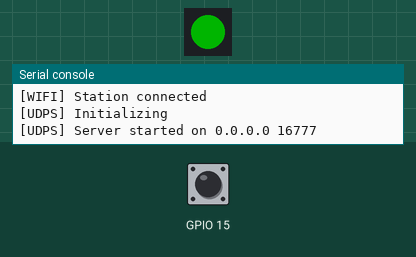
Bench run of a program on a simulated ESP32 board running MicroPython. Shown: 1 RGB LEDs in strip order, left to right, the last lines printed to the serial console. Inputs (shaded band) come from the test bench; at power-on: GPIO 15 HIGH. Dim RGB values are drawn brighter than linear; the board's own WiFi access point starts at once.

Above: at 1.2 s.
1.3 s: GPIO 15 pulled LOW for 0.15 s
At 1.6 s:
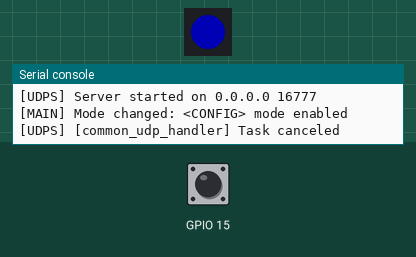
2.9 s: GPIO 15 pulled LOW for 1 s
At 3.9 s:
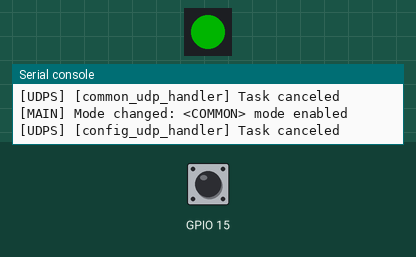
5.4 s: GPIO 15 pulled LOW for 3.2 s
At 5.9 s:
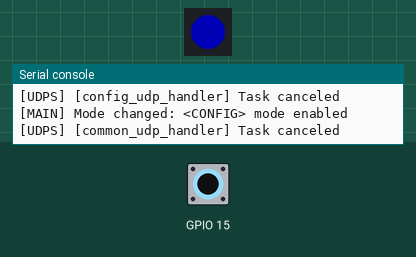
Timing chart, 0 to 8.4 s (numbered marks = the images above; inputs shaded):
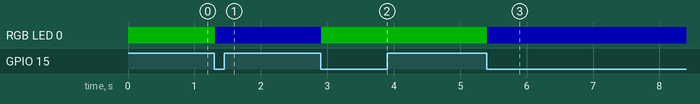

The program:

main.py
```python
from modules import controls, logger, packet, config, leds, udp

from machine import UART

import uasyncio as asyncio

import time

LOGGER_CATEGORY = 'MAIN'
main_log = logger.logger( LOGGER_CATEGORY )

LOGGER_CATEGORY = 'COMR'
comr_log = logger.logger( LOGGER_CATEGORY )

LOGGER_CATEGORY = 'COMT'
comt_log = logger.logger( LOGGER_CATEGORY )

LOGGER_CATEGORY = 'UDPR'
udpr_log = logger.logger( LOGGER_CATEGORY )

LOGGER_CATEGORY = 'UDPT'
udpt_log = logger.logger( LOGGER_CATEGORY )

#################################################################
# Reading converter configuration, setting global constants

configuration = config.readConfig()

HANDLING_INTERVAL = configuration['common']['handling_interval']

UART_PORT_NUMBER = configuration['uart']['port_number']
UART_BAUD_RATE   = configuration['uart']['baud_rate']
UART_RX_PIN      = configuration['uart']['rx_gpio']
UART_TX_PIN      = configuration['uart']['tx_gpio']
UART_BITS        = configuration['uart']['bits']
UART_STOP        = configuration['uart']['stop']

MODE_COMMON_COLOR = ( 0, 64, 0 )
MODE_CONFIG_COLOR = ( 0, 0, 64 )

MODE_LED_PIN = 14
MODE_KEY_PIN = 15

#################################################################
# Operable mode

class Mode:

    COMMON_MODE = 0
    CONFIG_MODE = 1

    def __init__( self ):

        self.value = self.COMMON_MODE

    def invert( self ):

        self.value = self.value ^ 1

#################################################################
# Main thread handler function

async def main():

    # UART data packer
    packer = packet.packer( configuration )

    # Setting up UDP server
    server = udp.server( configuration )

    # Setting up UART interface
    uart = UART( UART_PORT_NUMBER, baudrate=UART_BAUD_RATE, tx=UART_TX_PIN, rx=UART_RX_PIN )

    # Setting up mode settings, starts default UDP handler
    task = asyncio.create_task( server.common_udp_handler() )
    leds.pixel.lightPixel( MODE_LED_PIN, MODE_COMMON_COLOR )
    mode_button = controls.button( MODE_KEY_PIN )
    mode = Mode()

    while True:

        udp_data = server.get()

        if udp_data != None:

            # udpr_log.write_hex( udp_data )

            uart.write( udp_data )

            # comt_log.write_hex( udp_data )

        if uart.any():

            uart_data = uart.read()

            # comr_log.write_hex( uart_data )

            packer.put( uart_data )

            while packer.ready():

                data = packer.get()

                # udpt_log.write_hex( data )

                server.put( data )

        if mode_button.clicked():

            mode.invert()

            if mode.value == Mode.COMMON_MODE:

                main_log.write( 'Mode changed: <COMMON> mode enabled' )
                leds.pixel.lightPixel( MODE_LED_PIN, MODE_COMMON_COLOR )

                task.cancel()
                await task
                task = asyncio.create_task( server.common_udp_handler() )

            if mode.value == Mode.CONFIG_MODE:

                main_log.write( 'Mode changed: <CONFIG> mode enabled' )
                leds.pixel.lightPixel( MODE_LED_PIN, MODE_CONFIG_COLOR )

                task.cancel()
                await task
                task = asyncio.create_task( server.config_udp_handler() )

        await asyncio.sleep_ms( HANDLING_INTERVAL )

#################################################################
# Runing main thread

asyncio.run( main() )
```

controls.py
```python
from machine import Pin, Timer

class button:

    def __init__( self, pin_number ):

        self.pin = Pin( pin_number, Pin.IN, Pin.PULL_UP )

        self.last = self.pin.value()

    def clicked( self ):

        idle = (self.pin.value() == 1) or (self.pin.value() == self.last)

        self.last = self.pin.value()

        return not idle
    
```

logger.py
```python
#################################################################
# Logger class

class logger:

    def __init__( self, category ):

        self.category = category

    def write( self, message ):

        print( '[%s] %s' % ( self.category, message ) )

    def write_hex( self, message ):

        print( '[%s] %s' % ( self.category, bytes(message).hex() ) )
```

packet.py
```python
from modules import config, logger

LOGGER_CATEGORY = 'PACK'
log = logger.logger( LOGGER_CATEGORY )

class reply:

    SUCCESS = [0x00, 0x02]
    FAILURE = [0xff, 0x02]

class packer:

    def __init__( self, configuration ):

        self.MAX_PACKET_SIZE = configuration['common']['max_packet_size']
        self.UDP_HEADER_SIZE = configuration['common']['udp_header_size']

        self.MAX_DATA_SIZE = self.MAX_PACKET_SIZE + self.UDP_HEADER_SIZE

        self.buffer = bytearray()

        self.length = 0x00
        self.offset = 0x00

        self.queue = []

    def ready( self ):

        return len( self.queue )

    def put( self, data ):

        self.buffer = self.buffer + data

        if not self.offset:

            HDR_SIZE = 0x04
            CRC_SIZE = 0x02

            size = int.from_bytes(self.buffer[0x02:0x04], 'little') + HDR_SIZE + CRC_SIZE

            if size <= self.MAX_PACKET_SIZE:

                data = bytearray( 0x09 ) + self.buffer[0:size]

                log.write_hex( self.buffer[0x00:0x02] )
                log.write( 'SIZE: %d' % (size) )
                log.write( 'OFFS: %d' % (self.offset) )
                log.write( 'BLEN: %d' % ( len(self.buffer) ) )
                log.write( '--------------------------------')

                self.queue.append( data )
                self.buffer = self.buffer[size:]

            else:

                self.length = size
                self.offset = 0x00

        while len( self.buffer ) >= self.MAX_PACKET_SIZE and self.length:

            size = self.MAX_PACKET_SIZE if self.length >= self.MAX_PACKET_SIZE else self.length
            header = bytearray( 0x01 ) + size.to_bytes( 0x04 ) + self.offset.to_bytes( 0x04 )
            data = header + self.buffer[0x00:size]

            if not self.offset: log.write_hex( self.buffer[0x00:0x02] )
            log.write( 'SIZE: %d' % (size) )
            log.write( 'OFFS: %d' % (self.offset) )
            log.write( 'BLEN: %d' % ( len(self.buffer) ) )
            log.write( '--------------------------------')

            self.queue.append( data )
            self.buffer = self.buffer[size:]
            self.length -= size
            self.offset += 1

            if not self.length:

                self.offset = 0x00
                break

    def get( self ):

        if self.ready():

            data = self.queue.pop( 0x00 )

            return data

        return None
        
```

config.py
```python
from modules import logger

import uasyncio as asyncio

import json

LOGGER_CATEGORY = 'CONFIG'
log = logger.logger( LOGGER_CATEGORY )

class parity:

    EVEN = 0
    ODD  = 1
    NONE = 3

def readConfig():

    with open( 'config.json', 'rb' ) as file:

        data = file.read()

        config = json.loads( data )

        if config['uart']['parity'] == parity.NONE: config['uart']['parity'] = None

        return config

def saveConfig( data ):

    log.write( 'Rewriting config file...' )

    with open( 'config.json', 'w' ) as file:

        file.write( data )

    log.write( 'Success.' )
    
```

leds.py
```python
from neopixel import NeoPixel

from machine import Pin

class pixel:

    @staticmethod
    def lightPixel( pin_number, rgb_color ):

        pin = Pin( pin_number, Pin.OUT )

        led = NeoPixel( pin, 1 )
        led[0] = rgb_color
        led.write()
```

udp.py
```python
import machine, socket, time, json

import uasyncio as asyncio

from modules import logger, config, leds

LOGGER_CATEGORY = 'UDPS'
log = logger.logger( LOGGER_CATEGORY )

MODE_LED_PIN = 14

COMMON_MODE_START_BYTE = 0
CONFIG_MODE_START_BYTE = 123

#################################################################
# UDP server class
class server:

    def __init__( self, configuration ):

        self.queue = []

        self.configuration = configuration

        self.HANDLING_INTERVAL = configuration['common']['handling_interval']
        self.MAX_PACKET_SIZE   = configuration['common']['max_packet_size']
        self.UDP_HEADER_SIZE   = configuration['common']['udp_header_size']

        self.listen_address = '0.0.0.0'
        self.listen_netport = configuration['network']['netport']

        log.write( 'Initializing' )
        self.udp = socket.socket( socket.AF_INET, socket.SOCK_DGRAM )
        self.udp.bind( ( self.listen_address, self.listen_netport ) )
        self.udp.setblocking( False )

        log.write( 'Server started on %s %d' % ( self.listen_address, self.listen_netport ) )

    def ready( self ):

        return len( self.queue )

    def put( self, data ):

        self.udp.sendto( data, self.address )

    def get( self ):

        if self.ready():

            item = self.queue.pop( 0 )

            return item

        return None

    def handle_common( self, datagram, address ):

        data = datagram[self.UDP_HEADER_SIZE:]
        self.address = address
        self.queue.append( data )

    def handle_config( self, datagram, address ):

        request = json.loads( datagram )

        if request['request'] == 'get':

            response = {

                'response': 'get',
                'data': self.configuration
            }

            self.udp.sendto( json.dumps( response ), address )

        if request['request'] == 'set':

            config.saveConfig( json.dumps( request['data'] ) )

            machine.reset()

    async def common_udp_handler( self ):

        try:

            while True:

                try:

                    datagram, address = self.udp.recvfrom( self.MAX_PACKET_SIZE )

                    if datagram[0] != COMMON_MODE_START_BYTE: continue

                    self.handle_common( datagram, address )

                except OSError as exception: pass # log.write( exception )

                await asyncio.sleep_ms( self.HANDLING_INTERVAL )

        except asyncio.CancelledError: log.write( '[common_udp_handler] Task canceled' )

        except Exception as exception: pass # log.write( exception )

    async def config_udp_handler( self ):

        try:

            while True:

                try:

                    datagram, address = self.udp.recvfrom( self.MAX_PACKET_SIZE )

                    if datagram[0] != CONFIG_MODE_START_BYTE: continue

                    self.handle_config( datagram, address )

                except OSError as exception: pass # log.write( exception )

                await asyncio.sleep_ms( self.HANDLING_INTERVAL )

        except asyncio.CancelledError: log.write( '[config_udp_handler] Task canceled' )

        except Exception as exception: pass # log.write( exception )
            
```

wifi.py
```python
import network, time

class point:

    def __init__( self, configuration ):

        self.configuration = configuration

        self.SSID     = configuration['network']['ssid']
        self.CHANNEL  = configuration['network']['channel']
        self.ADDRESS  = configuration['network']['address']
        self.NETMASK  = configuration['network']['netmask']
        self.PASSWORD = configuration['network']['password']

    def tuneAccessPoint( self ):

        self.access_point = network.WLAN( network.AP_IF )

        self.access_point.active( True )
        self.access_point.ifconfig( (self.ADDRESS, self.NETMASK, '127.0.0.1', '127.0.0.1') )
        self.access_point.config( ssid = self.SSID, channel = self.CHANNEL, password = self.PASSWORD, authmode = network.AUTH_WPA_WPA2_PSK )

        while not self.access_point.active(): time.sleep_ms( 10 )

    def waitForStation( self ):

        interval = self.configuration['common']['handling_interval']

        while not self.access_point.isconnected(): time.sleep_ms( interval )
```

boot.py
```python
from modules import config, logger, wifi, leds

MODE_LED_PIN = 14

MODE_REBOOT_COLOR = ( 64, 0, 0 )

#################################################################
# Converter initializer class

class initializator:

    #############################################################
    # Constructor, initializes logger and WLAN access point

    def __init__( self, config ):

        self.config = config

        self.LOGGER_CATEGORY = 'WIFI'
        self.log = logger.logger( self.LOGGER_CATEGORY )

        self.point = wifi.point( self.config )

    #############################################################
    # Starts WLAN access point and waits for station connected

    def start( self ):

        self.log.write( 'Configuring access point' )
        self.point.tuneAccessPoint()

        self.log.write( 'Waiting for station' )
        self.point.waitForStation()

        self.log.write( 'Station connected' )

#################################################################
# Converter initialization

LOGGER_CATEGORY = 'BOOT'
log = logger.logger( LOGGER_CATEGORY )

leds.pixel.lightPixel( MODE_LED_PIN, MODE_REBOOT_COLOR )

log.write('Reading configuration')
configuration = config.readConfig()

log.write('Initializing')
init = initializator( configuration )

log.write('Starting')
init.start()
```

Measured:
- after the input at 1.3 s, RGB LED 0: RGB(0, 64, 0) → RGB(0, 0, 64) at once
- after the input at 2.9 s, RGB LED 0: RGB(0, 0, 64) → RGB(0, 64, 0) at once
- after the input at 5.4 s, RGB LED 0: RGB(0, 64, 0) → RGB(0, 0, 64) at once
